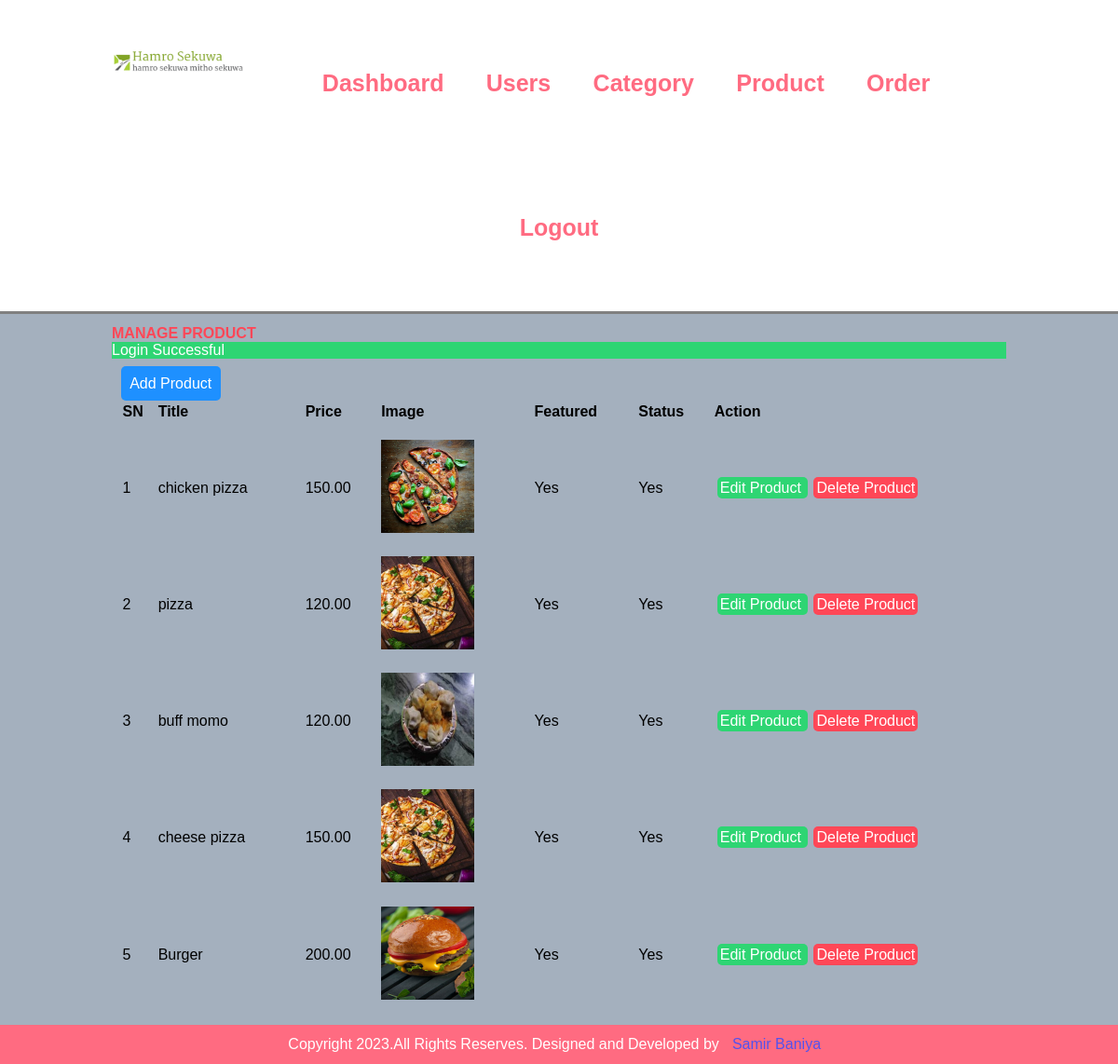
/admin/manage-product.php (signed in), run on the app's committed database.
### tables this page shows
CREATE TABLE `products` (
  `id` int(10) UNSIGNED NOT NULL,
  `title` varchar(150) NOT NULL,
  `price` decimal(10,2) NOT NULL,
  `description` text DEFAULT NULL,
  `category_id` int(10) UNSIGNED NOT NULL,
  `featured` varchar(10) NOT NULL,
  `status` varchar(10) NOT NULL,
  `image_name` varchar(255) NOT NULL
);

### admin/manage-product.php (the view, shortened to what this page needs)
<?php include('common/header.php') ?>
    <section class="content">
        <div class="wrapper">
             <strong class="heading">MANAGE PRODUCT</strong><br>
             <br>
                <a class="btn btn-secondary product-add" href="add-product.php"> Add Product</a>
             <br>
                <table class="table">
                    <thead>
                       <tr>
                            <th>SN</th>
                            <th>Title</th>
                            <th>Price</th>
                            <th>Image</th>
                            <th>Featured</th>
                            <th>Status</th>
                            <th>Action</th>
                       </tr>
                    </thead>
                    <tbody>
                        <?php
                        $sql = "SELECT * FROM `products`";
                        $exec = mysqli_query($conn, $sql);
                        if($exec == TRUE){
                            $count = mysqli_num_rows($exec);
                            if($count > 0){
                                $sn=1;
                                while( $rows = mysqli_fetch_assoc($exec)){
                                    $id = $rows['id'];
                                    $title = $rows['title'];
                                    $price = $rows['price'];
                                    $current_image = $rows['image_name'];
                                    $featured = $rows['featured'];
                                    $status = $rows['status'];
                                    ?>
                                    <tr>
                                        <td><?php echo $sn++; ?></td>
                                        <td><?php echo $title; ?></td>
                                        <td><?php echo $price; ?></td>
                                        <?php
                                        if($current_image != ""){
                                            ?>
                                            <td><img width="100" height="100" src="../images/product/<?php echo $current_image; ?>" alt="<?php echo $current_image; ?>"></td>
                                            <?php
                                        }else{
                                            echo '<td>No Image Found</td>';
                                        }
                                        ?>
                                        <td><?php echo $featured; ?></td>
                                        <td><?php echo $status; ?></td>
                                        <td>
                                    <a class="btn btn-primary" href="<?php  echo APP_URL; ?>admin/edit-product.php?id=<?php echo $id; ?>">
                                Edit Product
                            </a>
                                <a class="btn btn-danger" href="<?php  echo APP_URL; ?>admin/delete-product.php?id=<?php echo $id; ?>">
                                    Delete Product
                                </a>
                                    </td>
                                </tr>
                                    <?php
                                }
                            }else{
                                echo'<tr><td colspan="7" class="text-center">No products to display</td></tr>';
                            }
                        }
                        ?>
                    </tbody>
                </table>
        </div>
    </section>
<?php include('common/footer.php') ?>

### css/admin.css (style rules this page uses)
* { margin: 0; padding: 0; font-family: Arial, Helvetica, sans-serif ; }
.wrapper { width: 80%; margin: 0 auto; padding: 1%; }
.content { background-color: #a4b0be; padding-top: 1% 0; }
.heading { color: #ff4757; font-weight: 900; }
.table { width: 100%; }
.table tr th { text-align: left; padding: 1%; }
.table tr td { padding: 1%; }
a { text-decoration: none; margin: 1%; }
.btn { padding: 1%; color: white; font-size: 1rem; border-radius: 5px; border: none; }
.btn-primary { background-color: #2ed573; }
.btn-secondary { background-color: #1e90ff; }
.btn-danger { background-color: #ff4757; }
.success { color: white; background-color: #2ed573; }

### data on the page
products: title "chicken pizza", price "150.00", image_name (picture), featured "Yes", status "Yes"
products: title "pizza", price "120.00", image_name (picture), featured "Yes", status "Yes"
products: title "buff momo", price "120.00", image_name (picture), featured "Yes", status "Yes"
products: title "cheese pizza", price "150.00", image_name (picture), featured "Yes", status "Yes"
products: title "Burger", price "200.00", image_name (picture), featured "Yes", status "Yes"

### other printed values
$_SESSION['message'] "Login Successful"
